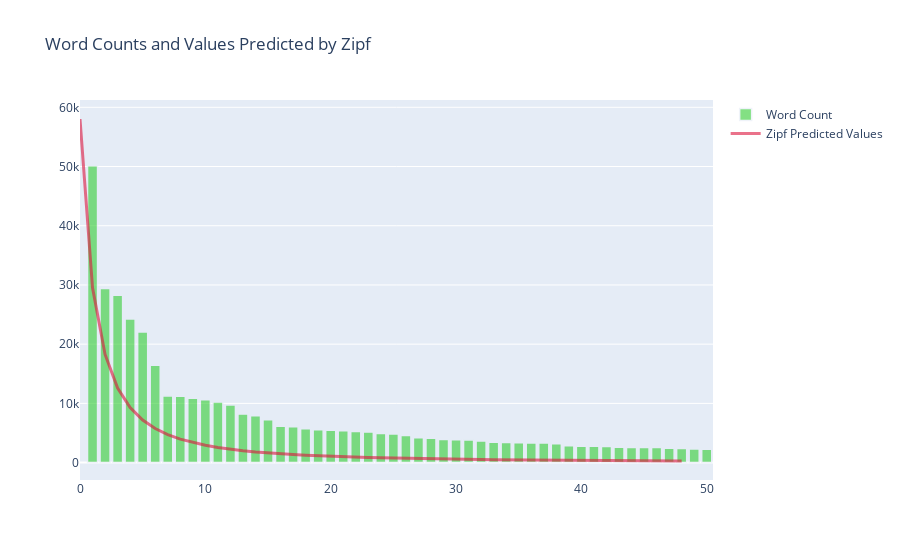

The cell this chart's notebook holds for it:
### Code cell
x =  termplot['rank']
y = termplot['total']

# Use the hovertext kw argument for hover text
fig = go.Figure(data=[go.Bar(x=x, y=y,
            hovertext=wordlist, name = "Word Count")])

fig.add_trace(go.Scatter(x =list(range(len(zipf_pmf))), y= zipf_pmf, line= plotly.graph_objs.scatter.Line(color='crimson', width=3), name='Zipf Predicted Values'))
# Customize aspect
fig.update_traces(marker_color='limegreen',
                  marker_line_width=1.5, opacity=0.6)
fig.update_layout(title_text='Word Counts and Values Predicted by Zipf')
fig.show()

### Figure 1 — Plotly figure (JSON) as saved in the notebook; plotly's stock layout.template omitted (floating-point values rounded to 4 significant figures)
{"data": [{"hovertext": ["the", "and", "to", "of", "a", "in", "you", "is", "i", "for", "that", "it", "with", "on", "s", "this", "as", "are", "your", "be", "or", "we", "was", "have", "at", "from", "by", "not", "but", "his", "can", "he", "t", "an", "all", "will", "they", "if", "my", "more", "our", "one", "their", "her", "up", "so", "out", "has", "when", "about"], "marker": {"color": "limegreen", "line": {"width": 1.5}}, "name": "Word Count", "opacity": 0.6, "type": "bar", "x": [1, 2, 3, 4, 5, 6, 7, 8, 9, 10, 11, 12, 13, 14, 15, 16, 17, 18, 19, 20, 21, 22, 23, 24, 25, 26, 27, 28, 29, 30, 31, 32, 33, 34, 35, 36, 37, 38, 39, 40, 41, 42, 43, 44, 45, 46, 47, 48, 49, 50], "y": [50142, 29384, 28256, 24251, 22043, 16450, 11253, 11195, 10878, 10628, 10214, 9726, 8189, 7916, 7239, 6150, 6042, 5718, 5530, 5479, 5381, 5249, 5152, 4921, 4833, 4584, 4198, 4128, 3905, 3854, 3832, 3641, 3419, 3382, 3368, 3307, 3303, 3186, 2852, 2774, 2751, 2739, 2585, 2557, 2556, 2551, 2428, 2397, 2295, 2236]}, {"line": {"color": "crimson", "width": 3}, "marker": {"color": "limegreen", "line": {"width": 1.5}}, "name": "Zipf Predicted Values", "opacity": 0.6, "type": "scatter", "x": [0, 1, 2, 3, 4, 5, 6, 7, 8, 9, 10, 11, 12, 13, 14, 15, 16, 17, 18, 19, 20, 21, 22, 23, 24, 25, 26, 27, 28, 29, 30, 31, 32, 33, 34, 35, 36, 37, 38, 39, 40, 41, 42, 43, 44, 45, 46, 47, 48], "y": [58020.0, 29510.0, 18260.0, 12590.0, 9288.0, 7182.0, 5748.0, 4723.0, 3962.0, 3380.0, 2923.0, 2558.0, 2261.0, 2015.0, 1809.0, 1635.0, 1487.0, 1358.0, 1247.0, 1150.0, 1064.0, 987.8, 920.1, 859.6, 805.2, 756.0, 711.6, 671.1, 634.2, 600.5, 569.5, 541.0, 514.7, 490.4, 467.9, 447.0, 427.6, 409.5, 392.5, 376.7, 361.9, 347.9, 334.8, 322.5, 310.9, 300.0, 289.6, 279.8, 270.6]}], "layout": {"autosize": true, "title": {"text": "Word Counts and Values Predicted by Zipf"}, "xaxis": {"autorange": true, "range": [0, 50.5], "type": "linear"}, "yaxis": {"autorange": true, "range": [-2938.0, 61230.0], "type": "linear"}}}
